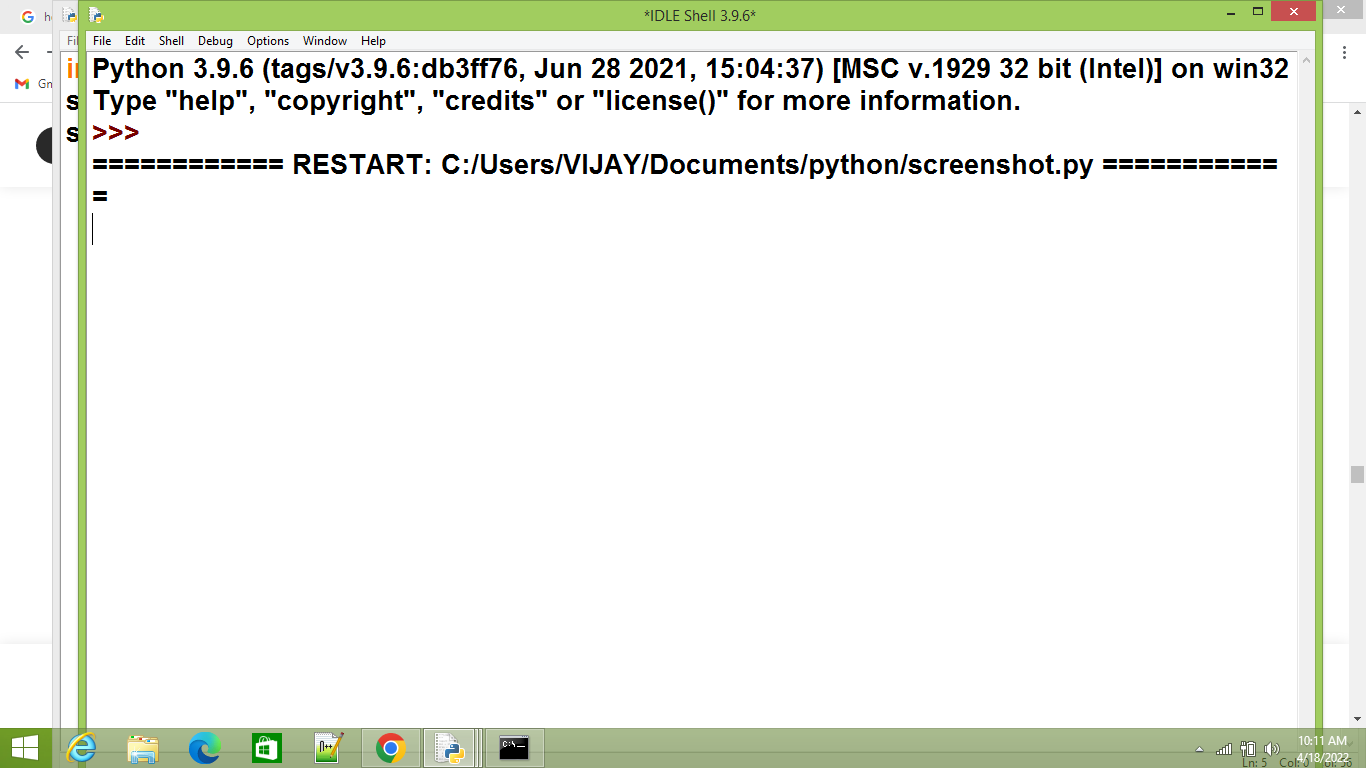

This chart was generated by the following Python code:
import pyautogui as pg
import time
for i in range(100):
    screenshot = pg.screenshot()
    screenshot.save("ss[i].png")                                                 
    time.sleep(3)
